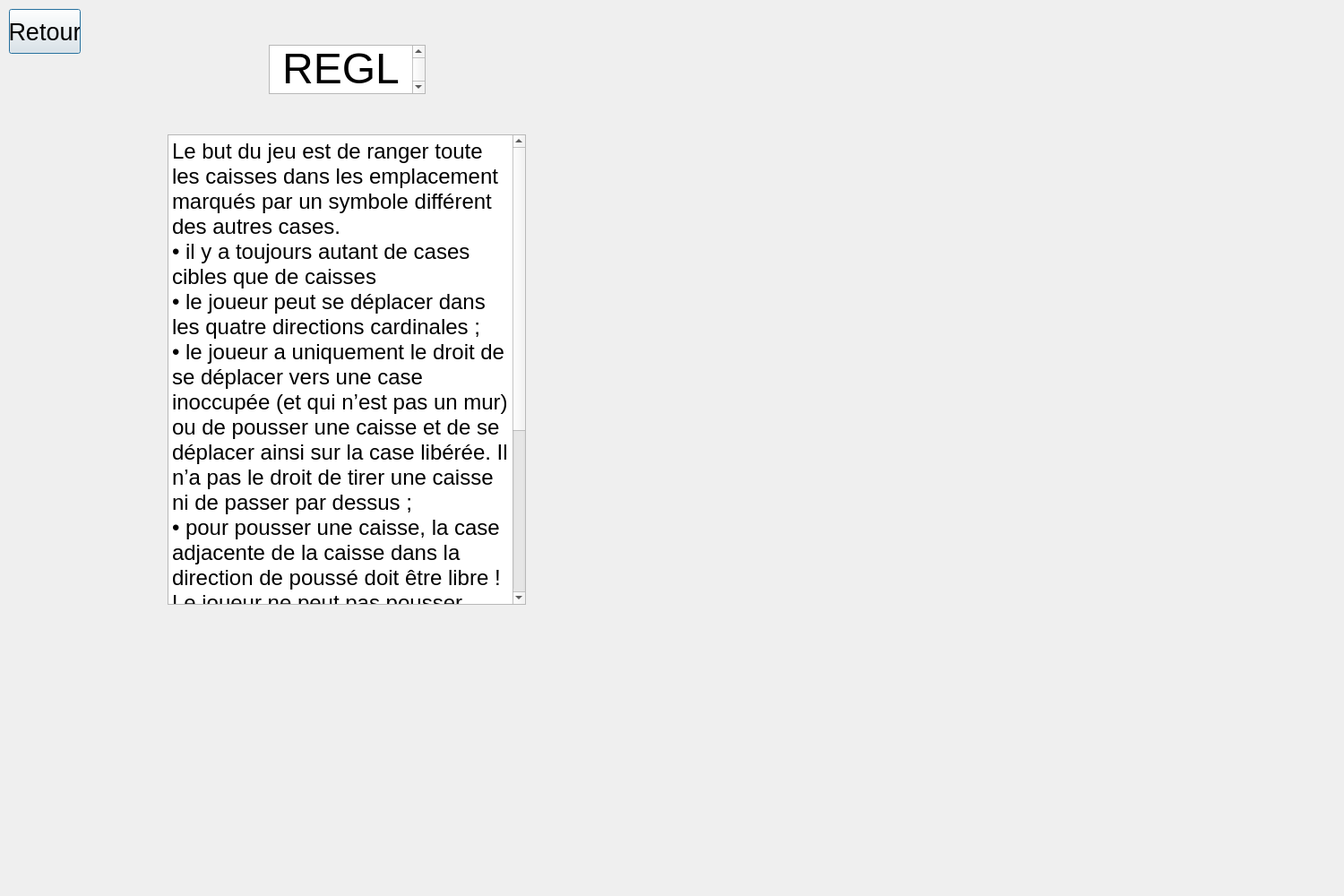
<?xml version="1.0" encoding="UTF-8"?>
<ui version="4.0">
 <class>Regle</class>
 <widget class="QDialog" name="Regle">
  <property name="geometry">
   <rect>
    <x>0</x>
    <y>0</y>
    <width>1500</width>
    <height>1000</height>
   </rect>
  </property>
  <property name="windowTitle">
   <string>Dialog</string>
  </property>
  <widget class="QTextBrowser" name="textBrowser">
   <property name="geometry">
    <rect>
     <x>187</x>
     <y>150</y>
     <width>400</width>
     <height>525</height>
    </rect>
   </property>
   <property name="html">
    <string>&lt;!DOCTYPE HTML PUBLIC &quot;-//W3C//DTD HTML 4.0//EN&quot; &quot;http://www.w3.org/TR/REC-html40/strict.dtd&quot;&gt;
&lt;html&gt;&lt;head&gt;&lt;meta name=&quot;qrichtext&quot; content=&quot;1&quot; /&gt;&lt;meta charset=&quot;utf-8&quot; /&gt;&lt;style type=&quot;text/css&quot;&gt;
p, li { white-space: pre-wrap; }
&lt;/style&gt;&lt;/head&gt;&lt;body style=&quot; font-family:'.AppleSystemUIFont'; font-size:13pt; font-weight:400; font-style:normal;&quot;&gt;
&lt;p style=&quot; margin-top:0px; margin-bottom:0px; margin-left:0px; margin-right:0px; -qt-block-indent:0; text-indent:0px;&quot;&gt;&lt;span style=&quot; font-family:'arial','helvetica','sans-serif'; font-size:18pt; color:#000000;&quot;&gt;Le but du jeu est de ranger toute les caisses dans les emplacement marqués par un symbole différent des autres cases. &lt;/span&gt;&lt;/p&gt;
&lt;p style=&quot; margin-top:0px; margin-bottom:0px; margin-left:0px; margin-right:0px; -qt-block-indent:0; text-indent:0px;&quot;&gt;&lt;span style=&quot; font-family:'arial','helvetica','sans-serif'; font-size:18pt; color:#000000; background-color:#ffffff;&quot;&gt;• &lt;/span&gt;&lt;span style=&quot; font-family:'arial','helvetica','sans-serif'; font-size:18pt; color:#000000;&quot;&gt;il y a toujours autant de cases cibles que de caisses&lt;/span&gt;&lt;/p&gt;
&lt;p style=&quot; margin-top:0px; margin-bottom:0px; margin-left:0px; margin-right:0px; -qt-block-indent:0; text-indent:0px;&quot;&gt;&lt;span style=&quot; font-family:'arial','helvetica','sans-serif'; font-size:18pt; color:#000000;&quot;&gt;• le joueur peut se déplacer dans les quatre directions cardinales ; &lt;/span&gt;&lt;/p&gt;
&lt;p style=&quot; margin-top:0px; margin-bottom:0px; margin-left:0px; margin-right:0px; -qt-block-indent:0; text-indent:0px;&quot;&gt;&lt;span style=&quot; font-family:'arial','helvetica','sans-serif'; font-size:18pt; color:#000000;&quot;&gt;• le joueur a uniquement le droit de se déplacer vers une case inoccupée (et qui n’est pas un mur) ou de pousser une caisse et de se déplacer ainsi sur la case libérée. Il n’a pas le droit de tirer une caisse ni de passer par dessus ; &lt;/span&gt;&lt;/p&gt;
&lt;p style=&quot; margin-top:0px; margin-bottom:0px; margin-left:0px; margin-right:0px; -qt-block-indent:0; text-indent:0px;&quot;&gt;&lt;span style=&quot; font-family:'arial','helvetica','sans-serif'; font-size:18pt; color:#000000;&quot;&gt;• pour pousser une caisse, la case adjacente de la caisse dans la direction de poussé doit être libre ! Le joueur ne peut pas pousser deux caisses en même temps ; &lt;/span&gt;&lt;/p&gt;
&lt;p style=&quot; margin-top:0px; margin-bottom:0px; margin-left:0px; margin-right:0px; -qt-block-indent:0; text-indent:0px;&quot;&gt;&lt;span style=&quot; font-family:'arial','helvetica','sans-serif'; font-size:18pt; color:#000000;&quot;&gt;• le joueur gagne lorsque toutes les caisses sont sur les cases cibles, dans n’importe quel ordre. Il n’y a pas de caisses assignés à des points cibles particuliers ; &lt;/span&gt;&lt;/p&gt;
&lt;p style=&quot; margin-top:0px; margin-bottom:0px; margin-left:0px; margin-right:0px; -qt-block-indent:0; text-indent:0px;&quot;&gt;&lt;span style=&quot; font-family:'arial','helvetica','sans-serif'; font-size:18pt; color:#000000;&quot;&gt;• le score du joueur est le nombre de poussées réalisées (indépendamment du nombre de déplacement du joueur)&lt;/span&gt;&lt;/p&gt;&lt;/body&gt;&lt;/html&gt;</string>
   </property>
  </widget>
  <widget class="QTextBrowser" name="textBrowser_2">
   <property name="geometry">
    <rect>
     <x>300</x>
     <y>50</y>
     <width>175</width>
     <height>55</height>
    </rect>
   </property>
   <property name="html">
    <string>&lt;!DOCTYPE HTML PUBLIC &quot;-//W3C//DTD HTML 4.0//EN&quot; &quot;http://www.w3.org/TR/REC-html40/strict.dtd&quot;&gt;
&lt;html&gt;&lt;head&gt;&lt;meta name=&quot;qrichtext&quot; content=&quot;1&quot; /&gt;&lt;meta charset=&quot;utf-8&quot; /&gt;&lt;style type=&quot;text/css&quot;&gt;
p, li { white-space: pre-wrap; }
&lt;/style&gt;&lt;/head&gt;&lt;body style=&quot; font-family:'.AppleSystemUIFont'; font-size:13pt; font-weight:400; font-style:normal;&quot;&gt;
&lt;p align=&quot;center&quot; style=&quot; margin-top:0px; margin-bottom:0px; margin-left:0px; margin-right:0px; -qt-block-indent:0; text-indent:0px;&quot;&gt;&lt;span style=&quot; font-size:36pt;&quot;&gt;REGLES&lt;/span&gt;&lt;/p&gt;&lt;/body&gt;&lt;/html&gt;</string>
   </property>
  </widget>
  <widget class="QPushButton" name="pushButton">
   <property name="geometry">
    <rect>
     <x>10</x>
     <y>10</y>
     <width>80</width>
     <height>50</height>
    </rect>
   </property>
   <property name="font">
    <font>
     <pointsize>20</pointsize>
    </font>
   </property>
   <property name="text">
    <string>Retour</string>
   </property>
  </widget>
 </widget>
 <resources/>
 <connections/>
</ui>
